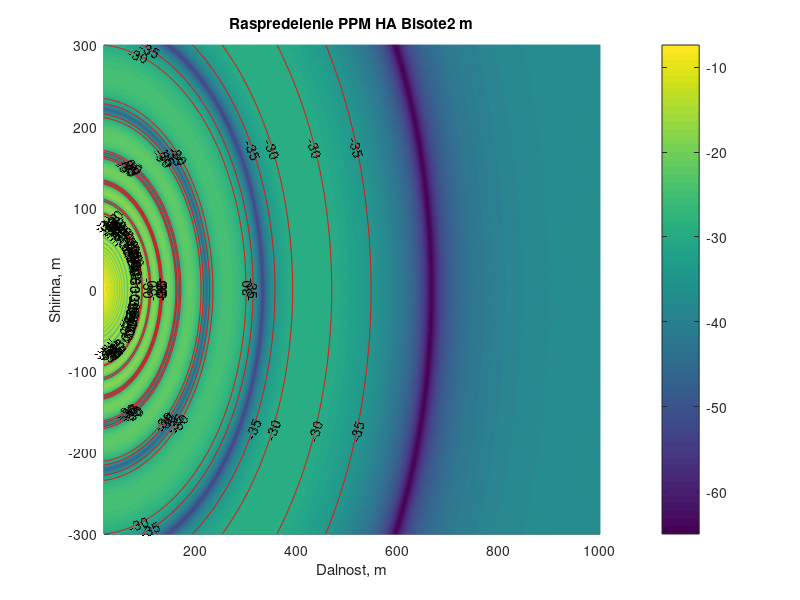

MATLAB code for this plot:
close all; clc;
f=10e9;
c=3e8;
n=1;
lambda=c/f;
k=n*2*pi/lambda;
P=61;
G=1.61;
PG=100;
z_min=20;
z_max=1000;
z_d=1;
z=z_min:z_d:z_max;

h=2;
x=h;

y_min=-300;
y_max=300;
y_d=1;
y=y_min:y_d:y_max;
[Z,Y]=meshgrid(z,y);
X=x*ones(size(Z));


h_dip=5;
x_dip=h_dip;
y_dip=0;
z_dip=0;


R=sqrt((x_dip-X).^2+(y_dip-Y).^2+(z_dip-Z).^2);

sin_theta=sqrt((y_dip-Y).^2+(z_dip-Z).^2)./R;

DN=sin_theta;
gamma = pi/4;
epsilon = 4;
sigma = 1e-3;

ep = epsilon + 60i*sigma*lambda;
R_imag = sqrt((x_dip + X).^2 + (y_dip - Y).^2 + (z_dip - Z).^2);
cos_theta_imag = (x_dip + X)./R_imag;
sin_theta_imag = sqrt((y_dip - Y).^2 + (z_dip - Z).^2) ./ R_imag;
DN_imag = sin_theta;
Rp = (ep.*cos_theta_imag - sqrt(ep-sin_theta_imag.^2)) ./ (ep.*cos_theta_imag + sqrt(ep-sin_theta_imag.^2));
E = DN./R.*exp(-1i*k*R)+Rp.*DN_imag./R_imag.*exp(-1i*k*R_imag);


%E=DN./R.*exp(-1i*k*R);

PPM=10*log10(PG)+20*log10(abs(E))-2;

figure(1)
hold off
mesh(Z,Y,zeros(size(R)),PPM)
hold on
contour(Z,Y,PPM,[-30,-35],'r','ShowText','on')
view(2)
colorbar
xlabel('Dalnost, m')
ylabel('Shirina, m')
title(['Raspredelenie PPM HA Bisote',num2str(h),' m']);

